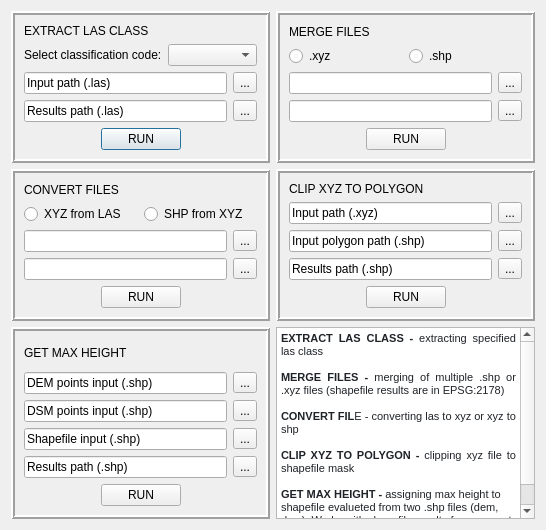
<?xml version="1.0" encoding="UTF-8"?>
<ui version="4.0">
 <class>LasShaperDialogBase</class>
 <widget class="QDialog" name="LasShaperDialogBase">
  <property name="geometry">
   <rect>
    <x>0</x>
    <y>0</y>
    <width>546</width>
    <height>530</height>
   </rect>
  </property>
  <property name="windowTitle">
   <string>las-shaper</string>
  </property>
  <property name="toolTipDuration">
   <number>2</number>
  </property>
  <layout class="QGridLayout" name="gridLayout_2">
   <item row="0" column="0">
    <layout class="QGridLayout" name="gridLayout">
     <item row="0" column="0">
      <widget class="QFrame" name="ExtractLasClassFrame">
       <property name="enabled">
        <bool>true</bool>
       </property>
       <property name="frameShape">
        <enum>QFrame::Box</enum>
       </property>
       <property name="frameShadow">
        <enum>QFrame::Raised</enum>
       </property>
       <property name="lineWidth">
        <number>2</number>
       </property>
       <layout class="QHBoxLayout" name="horizontalLayout_6">
        <item>
         <layout class="QVBoxLayout" name="verticalLayout">
          <item>
           <layout class="QHBoxLayout" name="horizontalLayout_2">
            <item>
             <widget class="QLabel" name="label_3">
              <property name="text">
               <string>EXTRACT LAS CLASS</string>
              </property>
             </widget>
            </item>
           </layout>
          </item>
          <item>
           <layout class="QHBoxLayout" name="horizontalLayout_3">
            <item>
             <widget class="QLabel" name="label">
              <property name="text">
               <string>Select classification code:</string>
              </property>
             </widget>
            </item>
            <item>
             <widget class="QComboBox" name="cbClassificationCode"/>
            </item>
           </layout>
          </item>
          <item>
           <layout class="QHBoxLayout" name="horizontalLayout">
            <item>
             <widget class="QLineEdit" name="leInputELC">
              <property name="text">
               <string>Input path (.las)</string>
              </property>
             </widget>
            </item>
            <item>
             <widget class="QToolButton" name="tbInputELC">
              <property name="text">
               <string>...</string>
              </property>
             </widget>
            </item>
           </layout>
          </item>
          <item>
           <layout class="QHBoxLayout" name="horizontalLayout_7">
            <item>
             <widget class="QLineEdit" name="leOutputELC">
              <property name="text">
               <string>Results path (.las)</string>
              </property>
             </widget>
            </item>
            <item>
             <widget class="QToolButton" name="tbOutputELC">
              <property name="text">
               <string>...</string>
              </property>
             </widget>
            </item>
           </layout>
          </item>
          <item>
           <layout class="QHBoxLayout" name="horizontalLayout_4">
            <item>
             <spacer name="horizontalSpacer_3">
              <property name="orientation">
               <enum>Qt::Horizontal</enum>
              </property>
              <property name="sizeHint" stdset="0">
               <size>
                <width>40</width>
                <height>20</height>
               </size>
              </property>
             </spacer>
            </item>
            <item>
             <widget class="QPushButton" name="pbELC">
              <property name="text">
               <string>RUN</string>
              </property>
             </widget>
            </item>
            <item>
             <spacer name="horizontalSpacer_2">
              <property name="orientation">
               <enum>Qt::Horizontal</enum>
              </property>
              <property name="sizeHint" stdset="0">
               <size>
                <width>40</width>
                <height>20</height>
               </size>
              </property>
             </spacer>
            </item>
           </layout>
          </item>
         </layout>
        </item>
       </layout>
      </widget>
     </item>
     <item row="0" column="1">
      <widget class="QFrame" name="MergeFilesFrame">
       <property name="enabled">
        <bool>true</bool>
       </property>
       <property name="frameShape">
        <enum>QFrame::Box</enum>
       </property>
       <property name="frameShadow">
        <enum>QFrame::Raised</enum>
       </property>
       <property name="lineWidth">
        <number>2</number>
       </property>
       <layout class="QHBoxLayout" name="horizontalLayout_16">
        <item>
         <layout class="QVBoxLayout" name="verticalLayout_4">
          <item>
           <layout class="QHBoxLayout" name="horizontalLayout_11">
            <item>
             <widget class="QLabel" name="label_2">
              <property name="text">
               <string>MERGE FILES</string>
              </property>
             </widget>
            </item>
           </layout>
          </item>
          <item>
           <layout class="QHBoxLayout" name="horizontalLayout_8">
            <item>
             <widget class="QRadioButton" name="rbXyzMF">
              <property name="text">
               <string>.xyz</string>
              </property>
              <attribute name="buttonGroup">
               <string notr="true">buttonGroupMF</string>
              </attribute>
             </widget>
            </item>
            <item>
             <widget class="QRadioButton" name="rbShpMF">
              <property name="text">
               <string>.shp</string>
              </property>
              <attribute name="buttonGroup">
               <string notr="true">buttonGroupMF</string>
              </attribute>
             </widget>
            </item>
           </layout>
          </item>
          <item>
           <layout class="QHBoxLayout" name="horizontalLayout_12">
            <item>
             <widget class="QLineEdit" name="leInputMF"/>
            </item>
            <item>
             <widget class="QToolButton" name="tbInputMF">
              <property name="text">
               <string>...</string>
              </property>
             </widget>
            </item>
           </layout>
          </item>
          <item>
           <layout class="QHBoxLayout" name="horizontalLayout_9">
            <item>
             <widget class="QLineEdit" name="leOutputMF"/>
            </item>
            <item>
             <widget class="QToolButton" name="tbOutputMF">
              <property name="text">
               <string>...</string>
              </property>
             </widget>
            </item>
           </layout>
          </item>
          <item>
           <layout class="QHBoxLayout" name="horizontalLayout_10">
            <item>
             <spacer name="horizontalSpacer_6">
              <property name="orientation">
               <enum>Qt::Horizontal</enum>
              </property>
              <property name="sizeHint" stdset="0">
               <size>
                <width>40</width>
                <height>20</height>
               </size>
              </property>
             </spacer>
            </item>
            <item>
             <widget class="QPushButton" name="pbMF">
              <property name="text">
               <string>RUN</string>
              </property>
             </widget>
            </item>
            <item>
             <spacer name="horizontalSpacer_5">
              <property name="orientation">
               <enum>Qt::Horizontal</enum>
              </property>
              <property name="sizeHint" stdset="0">
               <size>
                <width>40</width>
                <height>20</height>
               </size>
              </property>
             </spacer>
            </item>
           </layout>
          </item>
         </layout>
        </item>
       </layout>
      </widget>
     </item>
     <item row="1" column="0">
      <widget class="QFrame" name="ConvertFilesFrame">
       <property name="enabled">
        <bool>true</bool>
       </property>
       <property name="frameShape">
        <enum>QFrame::Box</enum>
       </property>
       <property name="frameShadow">
        <enum>QFrame::Raised</enum>
       </property>
       <property name="lineWidth">
        <number>2</number>
       </property>
       <layout class="QHBoxLayout" name="horizontalLayout_25">
        <item>
         <layout class="QVBoxLayout" name="verticalLayout_5">
          <item>
           <layout class="QHBoxLayout" name="horizontalLayout_13">
            <item>
             <widget class="QLabel" name="label_4">
              <property name="text">
               <string>CONVERT FILES</string>
              </property>
             </widget>
            </item>
           </layout>
          </item>
          <item>
           <layout class="QHBoxLayout" name="horizontalLayout_27">
            <item>
             <widget class="QRadioButton" name="rbXyzFromShpCF">
              <property name="text">
               <string>XYZ from LAS</string>
              </property>
              <attribute name="buttonGroup">
               <string notr="true">buttonGroupCF</string>
              </attribute>
             </widget>
            </item>
            <item>
             <widget class="QRadioButton" name="rbShpFromXyzCF">
              <property name="text">
               <string>SHP from XYZ</string>
              </property>
              <attribute name="buttonGroup">
               <string notr="true">buttonGroupCF</string>
              </attribute>
             </widget>
            </item>
           </layout>
          </item>
          <item>
           <layout class="QHBoxLayout" name="horizontalLayout_28">
            <item>
             <widget class="QLineEdit" name="leInputCF"/>
            </item>
            <item>
             <widget class="QToolButton" name="tbInputCF">
              <property name="text">
               <string>...</string>
              </property>
             </widget>
            </item>
           </layout>
          </item>
          <item>
           <layout class="QHBoxLayout" name="horizontalLayout_29">
            <item>
             <widget class="QLineEdit" name="leOutputCF"/>
            </item>
            <item>
             <widget class="QToolButton" name="tbOutputCF">
              <property name="text">
               <string>...</string>
              </property>
             </widget>
            </item>
           </layout>
          </item>
          <item>
           <layout class="QHBoxLayout" name="horizontalLayout_30">
            <item>
             <spacer name="horizontalSpacer_7">
              <property name="orientation">
               <enum>Qt::Horizontal</enum>
              </property>
              <property name="sizeHint" stdset="0">
               <size>
                <width>40</width>
                <height>20</height>
               </size>
              </property>
             </spacer>
            </item>
            <item>
             <widget class="QPushButton" name="pbCF">
              <property name="text">
               <string>RUN</string>
              </property>
             </widget>
            </item>
            <item>
             <spacer name="horizontalSpacer_12">
              <property name="orientation">
               <enum>Qt::Horizontal</enum>
              </property>
              <property name="sizeHint" stdset="0">
               <size>
                <width>40</width>
                <height>20</height>
               </size>
              </property>
             </spacer>
            </item>
           </layout>
          </item>
         </layout>
        </item>
       </layout>
      </widget>
     </item>
     <item row="1" column="1">
      <widget class="QFrame" name="ClipXyzToPolygonFrame">
       <property name="enabled">
        <bool>true</bool>
       </property>
       <property name="frameShape">
        <enum>QFrame::Box</enum>
       </property>
       <property name="frameShadow">
        <enum>QFrame::Raised</enum>
       </property>
       <property name="lineWidth">
        <number>2</number>
       </property>
       <layout class="QHBoxLayout" name="horizontalLayout_15">
        <item>
         <layout class="QVBoxLayout" name="verticalLayout_3">
          <item>
           <widget class="QLabel" name="label_6">
            <property name="text">
             <string>CLIP XYZ TO POLYGON</string>
            </property>
           </widget>
          </item>
          <item>
           <layout class="QHBoxLayout" name="horizontalLayout_22">
            <item>
             <widget class="QLineEdit" name="leInputPathCXTP">
              <property name="text">
               <string>Input path (.xyz)</string>
              </property>
             </widget>
            </item>
            <item>
             <widget class="QToolButton" name="tbInputPathCXTP">
              <property name="text">
               <string>...</string>
              </property>
             </widget>
            </item>
           </layout>
          </item>
          <item>
           <layout class="QHBoxLayout" name="horizontalLayout_23">
            <item>
             <widget class="QLineEdit" name="leInputPolygonPathCXTP">
              <property name="text">
               <string>Input polygon path (.shp)</string>
              </property>
             </widget>
            </item>
            <item>
             <widget class="QToolButton" name="tbInputPolygonPathCXTP">
              <property name="text">
               <string>...</string>
              </property>
             </widget>
            </item>
           </layout>
          </item>
          <item>
           <layout class="QHBoxLayout" name="horizontalLayout_24">
            <item>
             <widget class="QLineEdit" name="leOutputCXTP">
              <property name="text">
               <string>Results path (.shp)</string>
              </property>
             </widget>
            </item>
            <item>
             <widget class="QToolButton" name="tbOutputCXTP">
              <property name="text">
               <string>...</string>
              </property>
             </widget>
            </item>
           </layout>
          </item>
          <item>
           <layout class="QHBoxLayout" name="horizontalLayout_26">
            <item>
             <spacer name="horizontalSpacer_10">
              <property name="orientation">
               <enum>Qt::Horizontal</enum>
              </property>
              <property name="sizeHint" stdset="0">
               <size>
                <width>40</width>
                <height>20</height>
               </size>
              </property>
             </spacer>
            </item>
            <item>
             <widget class="QPushButton" name="pbCXTP">
              <property name="text">
               <string>RUN</string>
              </property>
             </widget>
            </item>
            <item>
             <spacer name="horizontalSpacer_11">
              <property name="orientation">
               <enum>Qt::Horizontal</enum>
              </property>
              <property name="sizeHint" stdset="0">
               <size>
                <width>40</width>
                <height>20</height>
               </size>
              </property>
             </spacer>
            </item>
           </layout>
          </item>
         </layout>
        </item>
       </layout>
      </widget>
     </item>
     <item row="2" column="0">
      <widget class="QFrame" name="GetMaxHeightFrame">
       <property name="enabled">
        <bool>true</bool>
       </property>
       <property name="sizePolicy">
        <sizepolicy hsizetype="Preferred" vsizetype="Preferred">
         <horstretch>0</horstretch>
         <verstretch>0</verstretch>
        </sizepolicy>
       </property>
       <property name="frameShape">
        <enum>QFrame::Box</enum>
       </property>
       <property name="frameShadow">
        <enum>QFrame::Raised</enum>
       </property>
       <property name="lineWidth">
        <number>2</number>
       </property>
       <layout class="QHBoxLayout" name="horizontalLayout_14">
        <item>
         <layout class="QVBoxLayout" name="verticalLayout_2">
          <item>
           <widget class="QLabel" name="label_5">
            <property name="text">
             <string>GET MAX HEIGHT</string>
            </property>
           </widget>
          </item>
          <item>
           <layout class="QHBoxLayout" name="horizontalLayout_21">
            <item>
             <widget class="QLineEdit" name="leDemInputGMH">
              <property name="text">
               <string>DEM points input (.shp)</string>
              </property>
             </widget>
            </item>
            <item>
             <widget class="QToolButton" name="tbDemInputGMH">
              <property name="text">
               <string>...</string>
              </property>
             </widget>
            </item>
           </layout>
          </item>
          <item>
           <layout class="QHBoxLayout" name="horizontalLayout_18">
            <item>
             <widget class="QLineEdit" name="leDsmInputGMH">
              <property name="text">
               <string>DSM points input (.shp)</string>
              </property>
             </widget>
            </item>
            <item>
             <widget class="QToolButton" name="tbleDsmInputGMH">
              <property name="text">
               <string>...</string>
              </property>
             </widget>
            </item>
           </layout>
          </item>
          <item>
           <layout class="QHBoxLayout" name="horizontalLayout_20">
            <item>
             <widget class="QLineEdit" name="leShpInputGMH">
              <property name="text">
               <string>Shapefile input (.shp)</string>
              </property>
             </widget>
            </item>
            <item>
             <widget class="QToolButton" name="tbShpInputGMH">
              <property name="text">
               <string>...</string>
              </property>
             </widget>
            </item>
           </layout>
          </item>
          <item>
           <layout class="QHBoxLayout" name="horizontalLayout_17">
            <item>
             <widget class="QLineEdit" name="leOutputGMH">
              <property name="text">
               <string>Results path (.shp)</string>
              </property>
             </widget>
            </item>
            <item>
             <widget class="QToolButton" name="tbOutputGMH">
              <property name="text">
               <string>...</string>
              </property>
             </widget>
            </item>
           </layout>
          </item>
          <item>
           <layout class="QHBoxLayout" name="horizontalLayout_19">
            <item>
             <spacer name="horizontalSpacer_8">
              <property name="orientation">
               <enum>Qt::Horizontal</enum>
              </property>
              <property name="sizeHint" stdset="0">
               <size>
                <width>40</width>
                <height>20</height>
               </size>
              </property>
             </spacer>
            </item>
            <item>
             <widget class="QPushButton" name="pbGMH">
              <property name="text">
               <string>RUN</string>
              </property>
             </widget>
            </item>
            <item>
             <spacer name="horizontalSpacer_9">
              <property name="orientation">
               <enum>Qt::Horizontal</enum>
              </property>
              <property name="sizeHint" stdset="0">
               <size>
                <width>40</width>
                <height>20</height>
               </size>
              </property>
             </spacer>
            </item>
           </layout>
          </item>
         </layout>
        </item>
       </layout>
      </widget>
     </item>
     <item row="2" column="1">
      <widget class="QTextEdit" name="teInfo">
       <property name="html">
        <string>&lt;!DOCTYPE HTML PUBLIC &quot;-//W3C//DTD HTML 4.0//EN&quot; &quot;http://www.w3.org/TR/REC-html40/strict.dtd&quot;&gt;
&lt;html&gt;&lt;head&gt;&lt;meta name=&quot;qrichtext&quot; content=&quot;1&quot; /&gt;&lt;style type=&quot;text/css&quot;&gt;
p, li { white-space: pre-wrap; }
&lt;/style&gt;&lt;/head&gt;&lt;body style=&quot; font-family:'MS Shell Dlg 2'; font-size:8.25pt; font-weight:400; font-style:normal;&quot;&gt;
&lt;p align=&quot;justify&quot; style=&quot; margin-top:0px; margin-bottom:0px; margin-left:0px; margin-right:0px; -qt-block-indent:0; text-indent:0px;&quot;&gt;&lt;span style=&quot; font-family:'-apple-system','BlinkMacSystemFont','Segoe UI','Noto Sans','Helvetica','Arial','sans-serif','Apple Color Emoji','Segoe UI Emoji'; font-size:8pt; font-weight:600; color:#1f2328; background-color:#ffffff;&quot;&gt;EXTRACT LAS CLASS -&lt;/span&gt;&lt;span style=&quot; font-family:'-apple-system','BlinkMacSystemFont','Segoe UI','Noto Sans','Helvetica','Arial','sans-serif','Apple Color Emoji','Segoe UI Emoji'; font-size:8pt; color:#1f2328; background-color:#ffffff;&quot;&gt; extracting specified las class &lt;/span&gt;&lt;/p&gt;
&lt;p align=&quot;justify&quot; style=&quot;-qt-paragraph-type:empty; margin-top:0px; margin-bottom:0px; margin-left:0px; margin-right:0px; -qt-block-indent:0; text-indent:0px; font-family:'-apple-system','BlinkMacSystemFont','Segoe UI','Noto Sans','Helvetica','Arial','sans-serif','Apple Color Emoji','Segoe UI Emoji'; font-size:8pt; color:#1f2328;&quot;&gt;&lt;br /&gt;&lt;/p&gt;
&lt;p align=&quot;justify&quot; style=&quot; margin-top:0px; margin-bottom:0px; margin-left:0px; margin-right:0px; -qt-block-indent:0; text-indent:0px;&quot;&gt;&lt;span style=&quot; font-family:'-apple-system','BlinkMacSystemFont','Segoe UI','Noto Sans','Helvetica','Arial','sans-serif','Apple Color Emoji','Segoe UI Emoji'; font-size:8pt; font-weight:600; color:#1f2328; background-color:#ffffff;&quot;&gt;MERGE FILES -&lt;/span&gt;&lt;span style=&quot; font-family:'-apple-system','BlinkMacSystemFont','Segoe UI','Noto Sans','Helvetica','Arial','sans-serif','Apple Color Emoji','Segoe UI Emoji'; font-size:8pt; color:#1f2328; background-color:#ffffff;&quot;&gt; merging of multiple .shp or .xyz files (shapefile results are in EPSG:2178) &lt;/span&gt;&lt;/p&gt;
&lt;p align=&quot;justify&quot; style=&quot;-qt-paragraph-type:empty; margin-top:0px; margin-bottom:0px; margin-left:0px; margin-right:0px; -qt-block-indent:0; text-indent:0px; font-family:'-apple-system','BlinkMacSystemFont','Segoe UI','Noto Sans','Helvetica','Arial','sans-serif','Apple Color Emoji','Segoe UI Emoji'; font-size:8pt; color:#1f2328;&quot;&gt;&lt;br /&gt;&lt;/p&gt;
&lt;p align=&quot;justify&quot; style=&quot; margin-top:0px; margin-bottom:0px; margin-left:0px; margin-right:0px; -qt-block-indent:0; text-indent:0px;&quot;&gt;&lt;span style=&quot; font-family:'-apple-system','BlinkMacSystemFont','Segoe UI','Noto Sans','Helvetica','Arial','sans-serif','Apple Color Emoji','Segoe UI Emoji'; font-size:8pt; font-weight:600; color:#1f2328; background-color:#ffffff;&quot;&gt;CONVERT FIL&lt;/span&gt;&lt;span style=&quot; font-family:'-apple-system','BlinkMacSystemFont','Segoe UI','Noto Sans','Helvetica','Arial','sans-serif','Apple Color Emoji','Segoe UI Emoji'; font-size:8pt; color:#1f2328; background-color:#ffffff;&quot;&gt;E - converting las to xyz or xyz to shp &lt;/span&gt;&lt;/p&gt;
&lt;p align=&quot;justify&quot; style=&quot;-qt-paragraph-type:empty; margin-top:0px; margin-bottom:0px; margin-left:0px; margin-right:0px; -qt-block-indent:0; text-indent:0px; font-family:'-apple-system','BlinkMacSystemFont','Segoe UI','Noto Sans','Helvetica','Arial','sans-serif','Apple Color Emoji','Segoe UI Emoji'; font-size:8pt; color:#1f2328;&quot;&gt;&lt;br /&gt;&lt;/p&gt;
&lt;p align=&quot;justify&quot; style=&quot; margin-top:0px; margin-bottom:0px; margin-left:0px; margin-right:0px; -qt-block-indent:0; text-indent:0px;&quot;&gt;&lt;span style=&quot; font-family:'-apple-system','BlinkMacSystemFont','Segoe UI','Noto Sans','Helvetica','Arial','sans-serif','Apple Color Emoji','Segoe UI Emoji'; font-size:8pt; font-weight:600; color:#1f2328; background-color:#ffffff;&quot;&gt;CLIP XYZ TO POLYGON -&lt;/span&gt;&lt;span style=&quot; font-family:'-apple-system','BlinkMacSystemFont','Segoe UI','Noto Sans','Helvetica','Arial','sans-serif','Apple Color Emoji','Segoe UI Emoji'; font-size:8pt; color:#1f2328; background-color:#ffffff;&quot;&gt; clipping xyz file to shapefile mask &lt;/span&gt;&lt;/p&gt;
&lt;p align=&quot;justify&quot; style=&quot;-qt-paragraph-type:empty; margin-top:0px; margin-bottom:0px; margin-left:0px; margin-right:0px; -qt-block-indent:0; text-indent:0px; font-family:'-apple-system','BlinkMacSystemFont','Segoe UI','Noto Sans','Helvetica','Arial','sans-serif','Apple Color Emoji','Segoe UI Emoji'; font-size:8pt; color:#1f2328;&quot;&gt;&lt;br /&gt;&lt;/p&gt;
&lt;p style=&quot; margin-top:0px; margin-bottom:0px; margin-left:0px; margin-right:0px; -qt-block-indent:0; text-indent:0px;&quot;&gt;&lt;span style=&quot; font-family:'-apple-system','BlinkMacSystemFont','Segoe UI','Noto Sans','Helvetica','Arial','sans-serif','Apple Color Emoji','Segoe UI Emoji'; font-size:8pt; font-weight:600; color:#1f2328; background-color:#ffffff;&quot;&gt;GET MAX HEIGHT -&lt;/span&gt;&lt;span style=&quot; font-family:'-apple-system','BlinkMacSystemFont','Segoe UI','Noto Sans','Helvetica','Arial','sans-serif','Apple Color Emoji','Segoe UI Emoji'; font-size:8pt; color:#1f2328; background-color:#ffffff;&quot;&gt; assigning max height to shapefile evalueted from two .shp files (dem, dsm). Works with shapefile results from convert file function.&lt;/span&gt;&lt;/p&gt;&lt;/body&gt;&lt;/html&gt;</string>
       </property>
      </widget>
     </item>
    </layout>
   </item>
  </layout>
 </widget>
 <resources/>
 <connections/>
 <buttongroups>
  <buttongroup name="buttonGroupMF"/>
  <buttongroup name="buttonGroupCF"/>
 </buttongroups>
</ui>
